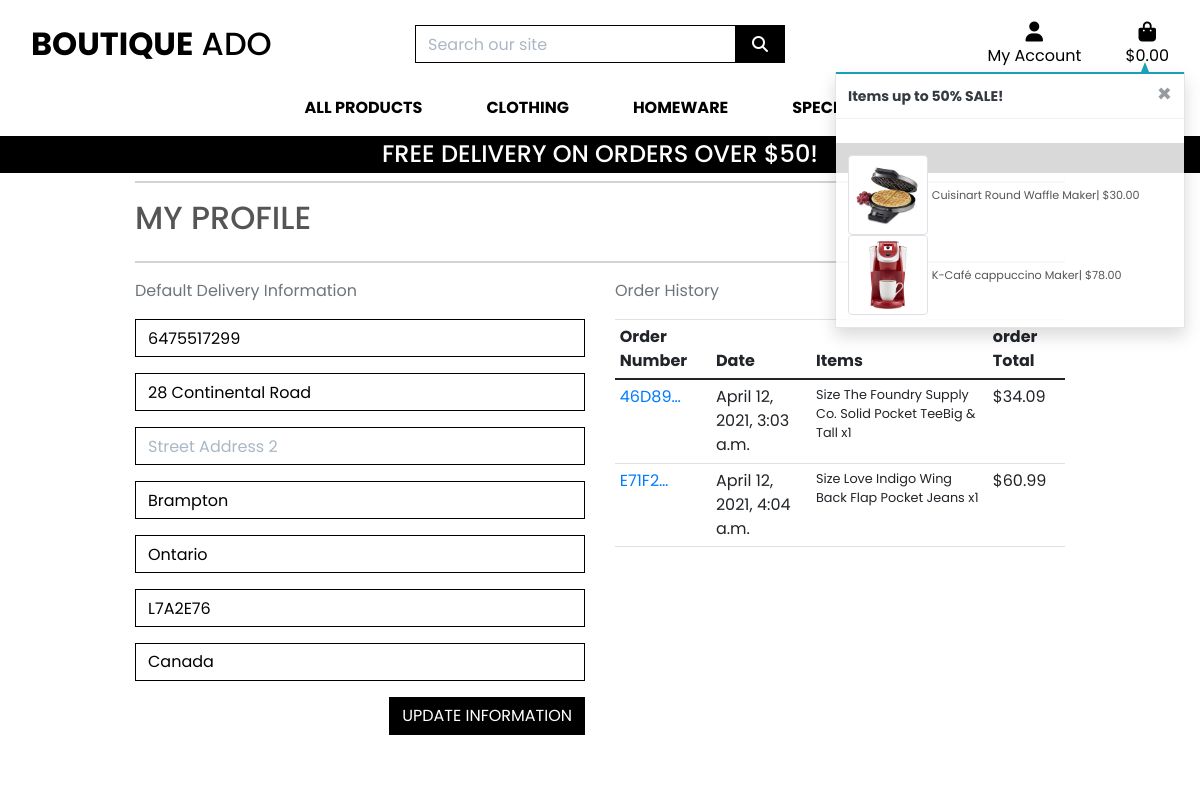
/profile/ (signed in), run on the app's committed database.
### profiles/models.py (models this page shows, shortened)
class UserProfile(models.Model):
    user = models.OneToOneField(User, on_delete=models.CASCADE)
    user = models.OneToOneField(User, on_delete=models.CASCADE)
    default_phone_number = models.CharField(max_length=20,
                                            null=True, blank=True)
    default_street_address1 = models.CharField(max_length=80,
                                               null=True, blank=True)
    default_street_address2 = models.CharField(max_length=80,
                                               null=True, blank=True)
    default_town_or_city = models.CharField(max_length=40,
                                            null=True, blank=True)
    default_county = models.CharField(max_length=80,
                                      null=True, blank=True)
    default_postcode = models.CharField(max_length=20,
                                        null=True, blank=True)
    default_country = CountryField(blank_label='Country',
                                   null=True, blank=True)

### checkout/models.py (models this page shows, shortened)
class Order(models.Model):
    order_number = models.CharField(max_length=32, null=False, editable=False)
    user_profile = models.ForeignKey(UserProfile, on_delete=models.SET_NULL,
                                null=True, blank=True, related_name='orders')
    full_name = models.CharField(max_length=50, null=False, blank=False)
    email = models.EmailField(max_length=254, null=False, blank=False)
    phone_number = models.CharField(max_length=20, null=False, blank=False)
    country = CountryField(blank_label='Country *', null=False, blank=False)
    postcode = models.CharField(max_length=20, null=True, blank=True)
    town_or_city = models.CharField(max_length=40, null=False, blank=False)
    street_address1 = models.CharField(max_length=80, null=False, blank=False)
    street_address2 = models.CharField(max_length=80, null=True, blank=True)
    county = models.CharField(max_length=80, null=True, blank=True)
    date = models.DateTimeField(auto_now_add=True)
    delivery_cost = models.DecimalField(max_digits=6, decimal_places=2, null=False, default=0)
    order_total = models.DecimalField(max_digits=10, decimal_places=2, null=False, default=0)
    grand_total = models.DecimalField(max_digits=10, decimal_places=2, null=False, default=0)

class OrderLineItem(models.Model):
    order = models.ForeignKey(Order, null=False, blank=False, on_delete=models.CASCADE, related_name='lineitems')
    product = models.ForeignKey(Product, null=False, blank=False, on_delete=models.CASCADE)
    product_size = models.CharField(max_length=2, null=True, blank=True) # XS, S, M, L,
    quantity = models.IntegerField(null=False, blank=False, default=0)
    lineitem_total = models.DecimalField(max_digits=6, decimal_places=2, null=False, blank=False, editable=False)

### products/models.py (models this page shows, shortened)
class Product(models.Model):
    category = models.ForeignKey('Category', null=True, blank=True,
                                 on_delete=models.SET_NULL)
    sku = models.CharField(max_length=254, null=True, blank=True)
    name = models.CharField(max_length=254)
    description = models.TextField()
    has_sizes = models.BooleanField(default=False, null=True, blank=True)
    price = models.DecimalField(max_digits=6, decimal_places=2)
    rating = models.DecimalField(max_digits=6, decimal_places=2, null=True,
                                 blank=True)
    image_url = models.URLField(max_length=1024, null=True, blank=True)
    image = models.ImageField(null=True, blank=True)

### profiles/views.py (the view)
# urls.py: path('profile/', include('profiles.urls')),
@login_required
def profile(request):
    profile = get_object_or_404(UserProfile, user=request.user)
    if request.method == 'POST':
        form = UserProfileForm(request.POST, instance=profile)
        if form.is_valid():
            form.save()
            messages.success(request, 'Profile updated successfully')
        else:
            messages.error(request, 'Update failed Please ensure the form is valid')
    else:
         form = UserProfileForm(instance=profile)
    orders = profile.orders.all()
    template = 'profiles/profile.html'
    context = {
        'form': form,
        'orders': orders,
        'on_profile_page': True
    }
    return render(request, template, context)

### bag/contexts.py (called while the page is built, shortened)
def bag_contents(request):
    bag_items = []
    total = 0
    product_count = 0
    bag = request.session.get('bag', {})
    if total < settings.FREE_DELIVERY_THRESHOLD:
        delivery = total * Decimal(settings.STANDARD_DELIVERY_PERCENTAGE / 100)
        free_delivery_delta = settings.FREE_DELIVERY_THRESHOLD - total
    else:
        delivery = 0
        free_delivery_delta = 0
    grand_total = delivery + total
    context = {
        'bag_items': bag_items,
        'total': total,
        'product_count': product_count,
        'delivery': delivery,
        'free_delivery_delta': free_delivery_delta,
        'free_delivery_threshold': settings.FREE_DELIVERY_THRESHOLD,
        'grand_total': grand_total,
    }
    return context

### profiles/templates/profiles/profile.html (shortened to what this page needs)
{% extends "base.html" %}
{% load static %}
{% block extra_css %}
    <link rel="stylesheet" href="{% static 'profiles/css/profile.css' %}">
{% endblock %}
{% block page_header %}
    <div class="container header-container">
        <div class="row">
            <div class="col"></div>
        </div>
    </div>
{% endblock %}
{% block content %}
    <div class="overlay"></div>
    <div class="container">
        <div class="row">
            <div class="col">
                <hr>
                <h2 class="logo-font mb-4">My Profile</h2>
                <hr>
            </div>
        </div>
        <div class="row">
           <div class="col-12 col-lg-6">
               <p class="text-muted">Default Delivery Information</p>
                <form class="mt-3" action="{% url 'profile' %}" method="POST" id="profile-update-form">
                    {{ form | crispy }}
                    <button class="btn btn-black rounded-0 text-uppercase float-right">Update Information</button>
               </form>
           </div>
           <div class="col-12 col-lg-6">
               <p class="text-muted">Order History</p>
               <div class="order-history tabld-responsive">
                   <table class=" table table-sm table-boardeless">
                       <thead>
                           <tr>
                               <th> Order Number</th>
                               <th> Date </th>
                               <th> Items </th>
                               <th> order Total </th>
                           </tr>
                       </thead>
                      <tbody>
                          {% for order in orders %}
                          <tr>
                             <td>
                                 <a href="{% url 'order_history' order.order_number %}"
                                  title="{{order.order_number}}">
                                   {{ order.order_number|truncatechars:6 }}
                                 </a>
                             </td>
                            <td>{{ order.date }}</td>
                            <td>
                                <ul class = "list-unstyled">
                                    {% for item in order.lineitems.all %}
                                        <li class="small">
                                            {% if item.product.has_sizes %}
                                                Size {{ item.product.size|upper }}
                                            {% endif %}{{ item.product.name }} x{{ item.quantity }}
                                        </li>
                                    {% endfor %}
                                </ul>
                            </td>
                            <td>${{ order.grand_total  }}</td>
                          </tr>
                          {% endfor %}
                      </tbody>
                   </table>
               </div>
           </div>
        </div>
{% endblock %}

### static/css/base.css (style rules this page uses)
html { height: 100%; }
body { background: url('/media/homepage_background_cropped.jpg') no-repeat center center fixed; background-size: cover; height: calc(100vh - 164px); color: #555; font-family: 'Poppins'; }
.logo-font { text-transform: uppercase; }
.btn-black { background: black; color: white; }
.border-black { border: 1px solid black !important; }
.overlay { height: 100%; width: 100%; top: 0; left: 0; position: fixed; background: white; z-index: -1; }
input { margin: 10; margin-bottom: 10px; font-family: inherit; font-size: inherit; line-height: inherit; }
@media (min-width: 1200px) { .container { max-width: 80%; } }
@media (min-width: 992px) { .header-container { padding-top: 164px; } }

### profiles/static/profiles/css/profile.css (style rules this page uses)
.order-history { max-height: 416px; overflow-y: auto; }
#profile-update-form .form-control { color: #000; }
#profile-update-form input::placeholder { color: #aab7c4; }
#id_default_country, #id_default_country option:not(:first-child) { color: #000; }

### data on the page
UserProfile: default_phone_number "6475517299", default_street_address1 "28 Continental Road", default_town_or_city "Brampton", default_county "Ontario", default_postcode "L7A2E76", default_country "Canada"
Order: order_number "46D89…", date "April 12, 2021, 3:03 a.m.", grand_total "34.09"
OrderLineItem: product.name "The Foundry Supply Co. Solid Pocket TeeBig & Tall", quantity "1"
Order: order_number "E71F2…", date "April 12, 2021, 4:04 a.m.", grand_total "60.99"
OrderLineItem: product.name "Love Indigo Wing Back Flap Pocket Jeans", quantity "1"

### other printed values
{{ free_delivery_threshold }} "50"
